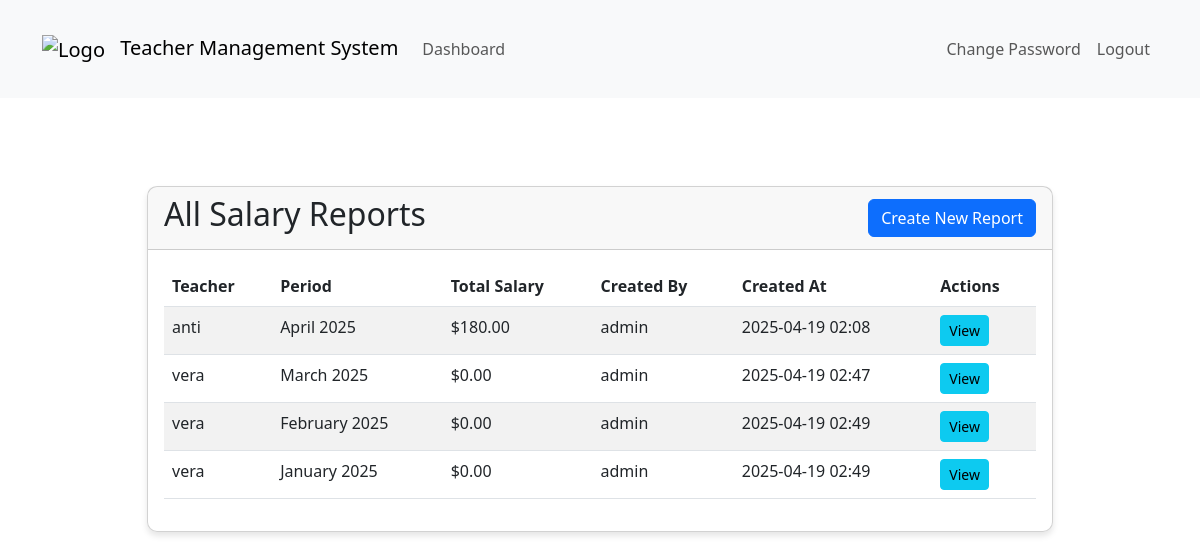
The app's page /dashboard/superuser/salary-reports/ (signed in) with its own data.
### teachers_app/models.py (models this page shows, shortened)
class SalaryReport(models.Model):
    teacher = models.ForeignKey(Teacher, on_delete=models.CASCADE)
    start_date = models.DateTimeField()
    end_date = models.DateTimeField()
    total_hours = models.DecimalField(max_digits=10, decimal_places=2, null=True, blank=True)
    total_amount = models.DecimalField(max_digits=10, decimal_places=2, null=True, blank=True)
    created_at = models.DateTimeField(auto_now_add=True)
    created_by = models.ForeignKey(CustomUser, on_delete=models.SET_NULL, null=True)
    notes = models.TextField(blank=True)
    is_deleted = models.BooleanField(default=False)
    deleted_at = models.DateTimeField(null=True, blank=True)

class Teacher(models.Model):
    user = models.OneToOneField(CustomUser, on_delete=models.CASCADE)
    subjects = models.CharField(max_length=200, blank=True, help_text="Optional: List of subjects taught")
    def __str__(self):
        return f"{self.user.username} - {self.subjects}" if self.subjects else self.user.username

class CustomUser(AbstractUser):
    is_student   = models.BooleanField(default=False)
    is_teacher = models.BooleanField(default=False)
    is_inspector = models.BooleanField(default=False)

### teachers_app/views.py (the view)
# urls.py: path('superuser/salary-reports/', views.list_salary_reports, name='list_salary_reports'),
@login_required
@user_passes_test(lambda u: u.is_superuser)
def list_salary_reports(request, teacher_id=None):
    if teacher_id:
        teacher = get_object_or_404(Teacher, id=teacher_id)
        reports = SalaryReport.objects.filter(
            teacher=teacher,
            is_deleted=False
        ).order_by('-start_date')
    else:
        teacher = None
        reports = SalaryReport.objects.filter(
            is_deleted=False
        ).order_by('-start_date')
    reports_with_data = []
    for report in reports:
        year = report.start_date.year
        month = report.start_date.month
        report_data = SalaryCalculationService.calculate_salary(report.teacher, year, month)
        reports_with_data.append({
            'report': report,
            'total_salary': report_data['total_salary']
        })
    return render(request, 'superuser/list_salary_reports.html', {
        'teacher': teacher,
        'reports': reports_with_data
    })

### teachers_app/models.py (called while the page is built)
    def __str__(self):
        return f"{self.name} (${self.hourly_rate}/hour)"

    def calculated_hours(self):
        if self.entry_type == 'manual' and self.manual_hours:
            return self.manual_hours
        elif self.entry_type == 'clock' and self.clock_in and self.clock_out:
            duration = self.clock_out - self.clock_in
            return duration.total_seconds() / 3600  # Return hours
        elif self.entry_type == 'time_range' and self.start_time and self.end_time:
            duration = self.end_time - self.start_time
            return duration.total_seconds() / 3600  # Return hours
        return None  # Return None if no valid data

    def __str__(self):
        if self.entry_type == 'manual':
            return f"{self.teacher} - {self.task} - {self.manual_hours} hours"
        elif self.entry_type == 'time_range':
            return f"{self.teacher} - {self.task} - {self.start_time} to {self.end_time}"
        return f"{self.teacher} - {self.task} - {self.clock_in} to {self.clock_out}"

### templates/superuser/list_salary_reports.html
{% extends 'base.html' %}
{% load static %}
{% block content %}
<div class="container mt-4">
    <div class="row">
        <div class="col-md-10 offset-md-1">
            <div class="card">
                <div class="card-header d-flex justify-content-between align-items-center">
                    <h2>
                        {% if teacher %}
                            Salary Reports for {{ teacher.user.username }}
                        {% else %}
                            All Salary Reports
                        {% endif %}
                    </h2>
                    <a href="{% url 'create_salary_report' %}" class="btn btn-primary">Create New Report</a>
                </div>
                <div class="card-body">
                    {% if reports %}
                        <table class="table table-striped">
                            <thead>
                                <tr>
                                    {% if not teacher %}
                                        <th>Teacher</th>
                                    {% endif %}
                                    <th>Period</th>
                                    <th>Total Salary</th>
                                    <th>Created By</th>
                                    <th>Created At</th>
                                    <th>Actions</th>
                                </tr>
                            </thead>
                            <tbody>
                                {% for item in reports %}
                                <tr>
                                    {% if not teacher %}
                                        <td>{{ item.report.teacher.user.username }}</td>
                                    {% endif %}
                                    <td>{{ item.report.start_date|date:"F Y" }}</td>
                                    <td>${{ item.total_salary|floatformat:2 }}</td>
                                    <td>{{ item.report.created_by.username }}</td>
                                    <td>{{ item.report.created_at|date:"Y-m-d H:i" }}</td>
                                    <td>
                                        <a href="{% url 'teacher_view_salary_report' item.report.teacher.id item.report.start_date|date:'Y' item.report.start_date|date:'n' %}"
                                           class="btn btn-sm btn-info">View</a>
                                    </td>
                                </tr>
                                {% endfor %}
                            </tbody>
                        </table>
                    {% else %}
                        <div class="alert alert-info">
                            No salary reports found.
                        </div>
                    {% endif %}
                </div>
            </div>
        </div>
    </div>
</div>
{% endblock %}

### static/css/custom.css (style rules this page uses)
body { margin: 0; min-height: 100vh; background-size: cover; background-position: center; background-attachment: fixed; background-repeat: no-repeat; }
body::before { content: ""; position: fixed; top: 0; left: 0; width: 100%; height: 100%; z-index: -1; }
.card { background-color: rgba(255, 255, 255, 0.9); border-radius: 10px; box-shadow: 0 4px 6px rgba(0, 0, 0, 0.1); }
.container { padding-top: 20px; padding-bottom: 20px; }
.custom-bg { margin: 0; min-height: 100vh; background-image: url('/static/images/background.png'); background-size: cover; background-position: center; background-attachment: fixed; background-repeat: no-repeat; }

### records on screen
SalaryReport: report.teacher.user.username "anti", report.start_date "April 2025", total_salary "180.00", report.created_by.username "admin", report.created_at "2025-04-19 02:08"
SalaryReport: report.teacher.user.username "vera", report.start_date "March 2025", total_salary "0.00", report.created_by.username "admin", report.created_at "2025-04-19 02:47"
SalaryReport: report.teacher.user.username "vera", report.start_date "February 2025", total_salary "0.00", report.created_by.username "admin", report.created_at "2025-04-19 02:49"
SalaryReport: report.teacher.user.username "vera", report.start_date "January 2025", total_salary "0.00", report.created_by.username "admin", report.created_at "2025-04-19 02:49"
